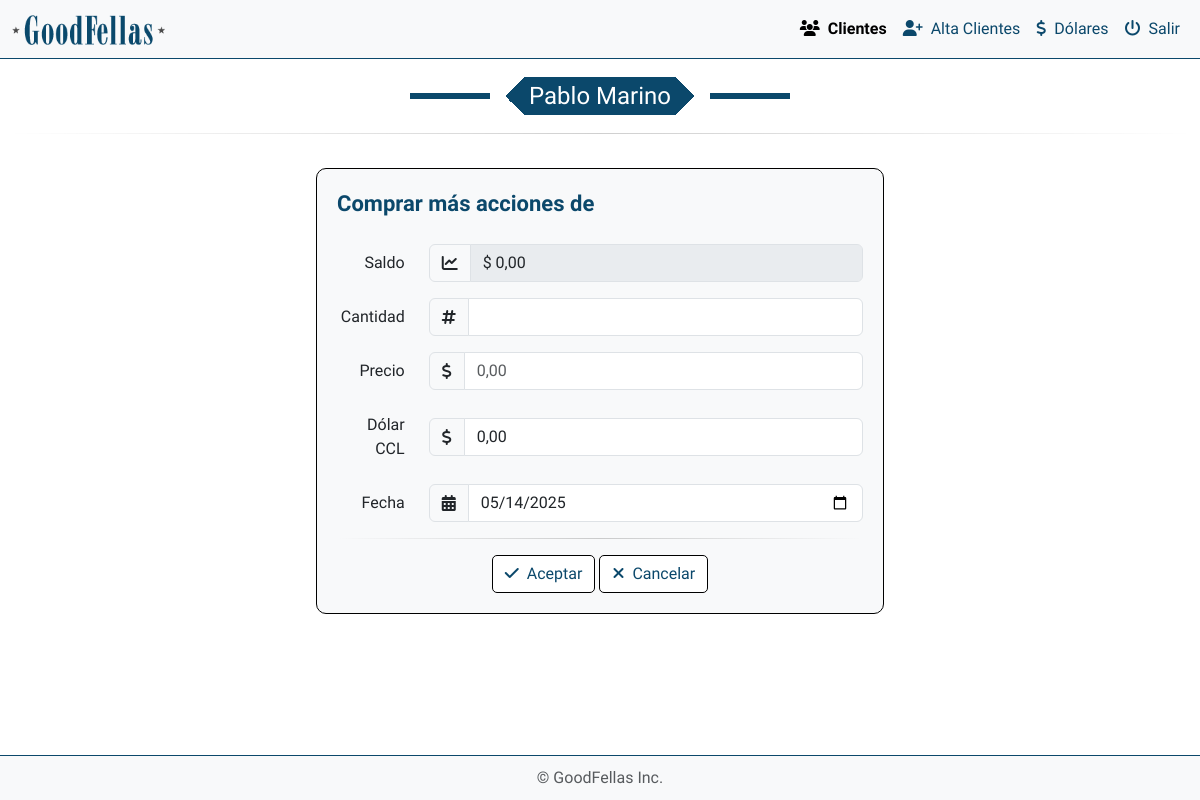
Before: /funciones/compra_mas_acciones.php with the older database file.
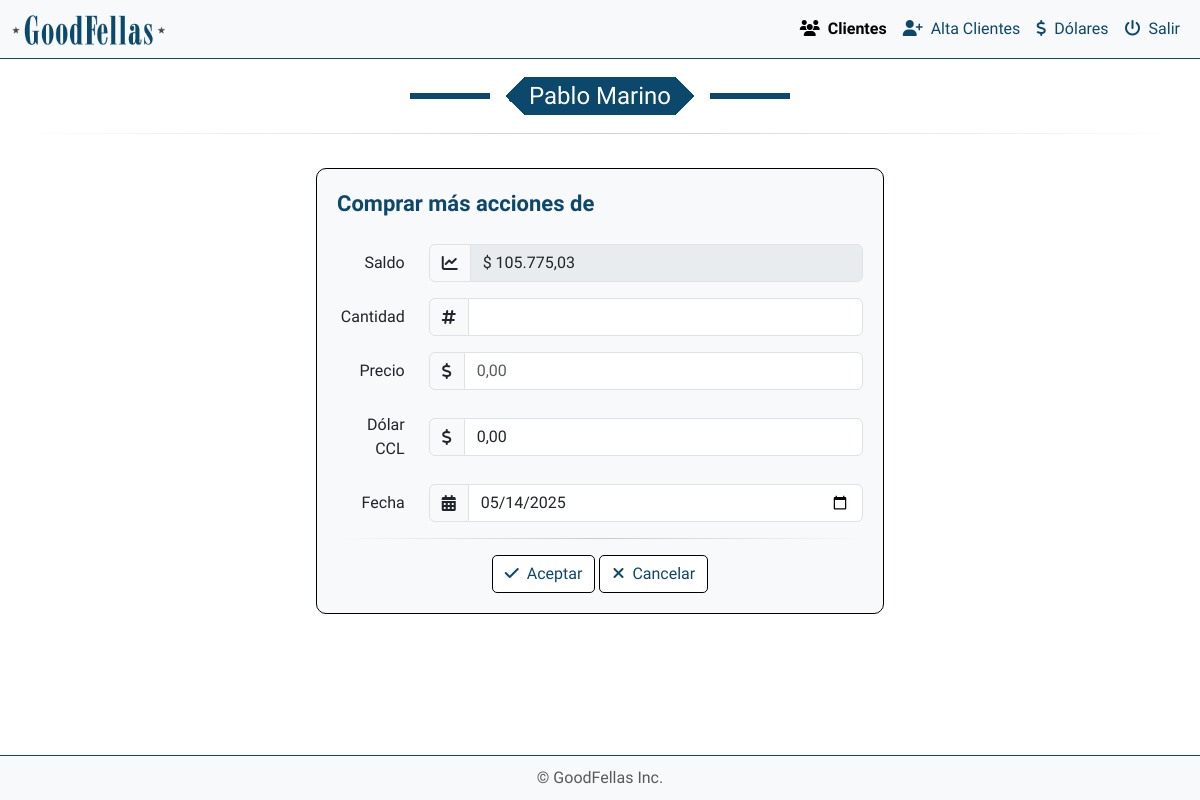
After: the same page with the newer database file.
### tables this page shows
CREATE TABLE `balance` (
  `id` int(11) NOT NULL,
  `cliente_id` int(11) DEFAULT NULL,
  `efectivo` decimal(10,2) NOT NULL
);

### public_html/funciones/formato_dinero.php (called while the page is built, shortened)
<?php
if (!function_exists('formatear_dinero')) {
    function formatear_dinero($numero)
    {
        return number_format($numero, 2, ',', '.');
    }
}

### public_html/funciones/compra_mas_acciones.php (the view, shortened to what the changed rows need)
<?php
require_once '../funciones/formato_dinero.php';
require_once '../funciones/cliente_funciones.php';
$cliente_id = isset($_GET['cliente_id']) ? intval($_GET['cliente_id']) : 1;
$sql_saldo = "SELECT efectivo FROM balance WHERE cliente_id = ?";
$stmt = $conexion->prepare($sql_saldo);
$stmt->execute([$cliente_id]);
$saldo_en_pesos = $stmt->fetchColumn();
$saldo_en_pesos_formateado = formatear_dinero($saldo_en_pesos);
?>
<!DOCTYPE html>
<html lang="es">
<head>
    <link rel="stylesheet" href="https://cdn.jsdelivr.net/npm/bootstrap@5.3.0-alpha3/dist/css/bootstrap.min.css">
    <link rel="stylesheet" href="https://cdnjs.cloudflare.com/ajax/libs/bootstrap-icons/1.10.3/font/bootstrap-icons.min.css">
    <link rel="stylesheet" href="https://cdnjs.cloudflare.com/ajax/libs/font-awesome/6.4.0/css/all.min.css">
    <link rel="stylesheet" href="../css/style.css">
</head>
<body>
    <div class="row mx-2 mt-navbar">
        <div class="col-md-12 col-lg-6 text-center">
            <div class="container-fluid my-4 efectivo">
                <form id="compra_acciones" method="POST" action="">
                    <div class="row mb-3 align-items-center">
                        <div class="col-sm-10">
                            <div class="input-group">
                                <span class="input-group-text bg-light"><i class="fa-solid fa-chart-line"></i></span>
                                <input type="text" class="form-control" id="saldo" name="saldo"
                                    value="$ <?php echo $saldo_en_pesos_formateado; ?>" readonly disabled>
                            </div>
                        </div>
                    </div>
                </form>
            </div>
        </div>
    </div>
</body>
</html>

Changed rows visible on the page:
changed balance: saldo "$ 0,00" → "$ 105.775,03"
